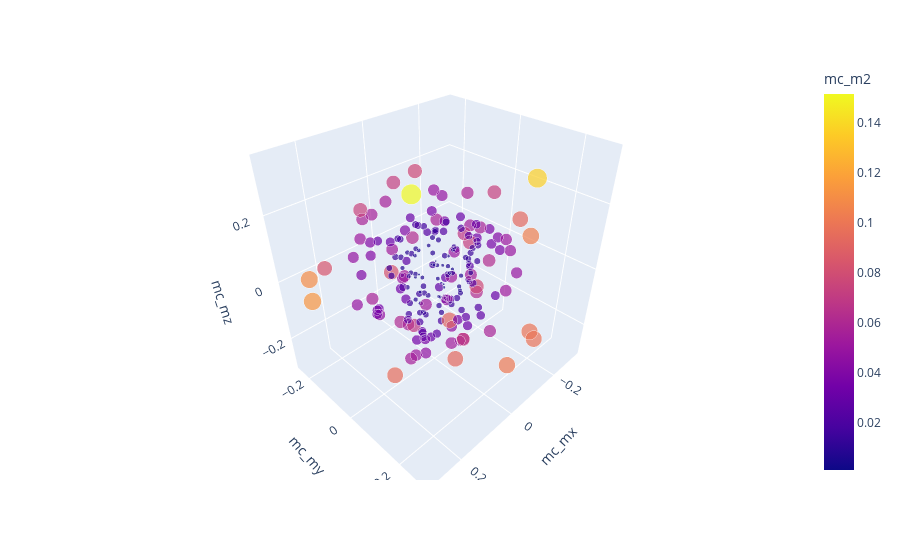

Notebook cell for this chart:
### Code cell
fig = px.scatter_3d(sf.mcconf_df,x='mc_mx',y='mc_my',z='mc_mz',size='mc_m2',color='mc_m2')
fig.show()

### Figure 1 — Plotly figure (JSON) as saved in the notebook; plotly's stock layout.template omitted (floating-point values rounded to 4 significant figures; data arrays with more than 128 entries replaced by an {"elided": "..."} marker saying what was removed)
{"data": [{"hovertemplate": "mc_mx=%{x}<br>mc_my=%{y}<br>mc_mz=%{z}<br>mc_m2=%{marker.color}<extra></extra>", "legendgroup": "", "marker": {"color": {"elided": "200 float values"}, "coloraxis": "coloraxis", "size": {"elided": "200 float values"}, "sizemode": "area", "sizeref": 0.0003787, "symbol": "circle"}, "mode": "markers", "name": "", "scene": "scene", "showlegend": false, "type": "scatter3d", "x": {"elided": "200 float values"}, "y": {"elided": "200 float values"}, "z": {"elided": "200 float values"}}], "layout": {"coloraxis": {"colorbar": {"title": {"text": "mc_m2"}}, "colorscale": [[0, "#0d0887"], [0.1111, "#46039f"], [0.2222, "#7201a8"], [0.3333, "#9c179e"], [0.4444, "#bd3786"], [0.5556, "#d8576b"], [0.6667, "#ed7953"], [0.7778, "#fb9f3a"], [0.8889, "#fdca26"], [1, "#f0f921"]]}, "legend": {"itemsizing": "constant", "tracegroupgap": 0}, "margin": {"t": 60}, "scene": {"domain": {"x": [0, 1], "y": [0, 1]}, "xaxis": {"title": {"text": "mc_mx"}}, "yaxis": {"title": {"text": "mc_my"}}, "zaxis": {"title": {"text": "mc_mz"}}}}}
